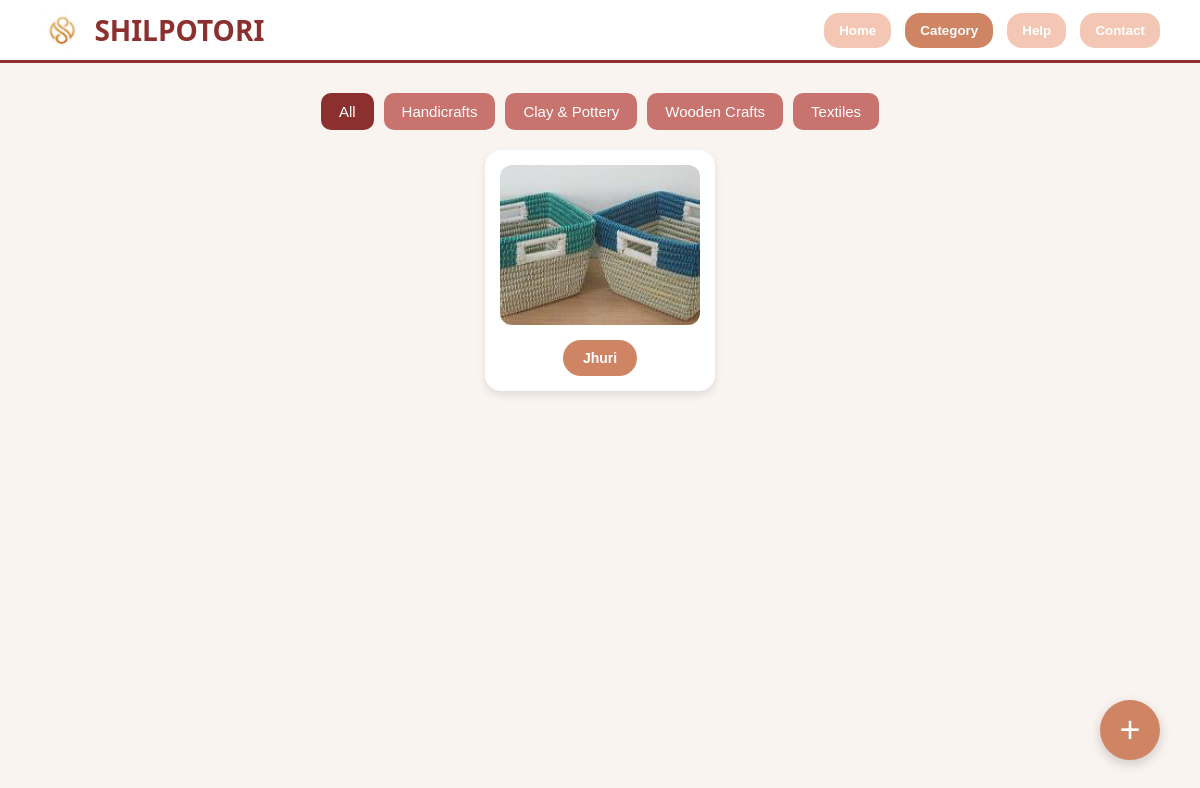
Page /categories/Handicrafts/ (signed in) on the committed database.
### myshop/models.py (models this page shows, shortened)
class Product(models.Model):
    name = models.CharField(max_length=200)
    quantity = models.IntegerField(blank=True, null=True)
    material = models.TextField(blank=True, null=True)
    price = models.IntegerField(blank=True, null=True)
    category = models.ForeignKey(Category, on_delete=models.CASCADE)
    image = ResizedImageField(
        size=[800, 800],
        quality=75,
        upload_to='products/',
        force_format='JPEG',
        blank=True,
        null=True
    )
    user = models.ForeignKey(settings.AUTH_USER_MODEL, on_delete=models.CASCADE)

### myshop/views.py (the view)
# urls.py: path('categories/<str:category_name>/', views.category_filter, name='category_filter'),
def category_filter(request, category_name):
    category = Category.objects.filter(name__iexact=category_name).first()
    products = Product.objects.filter(category=category) if category else []
    return render(request, 'categories.html', {'products': products, 'filter': category_name})

### myshop/templates/categories.html (shortened to what this page needs)
{% load static %}
<!DOCTYPE html>
<html lang="en">
<head>
  <link rel="stylesheet" href="{% static 'css/categories.css' %}">
</head>
<body>
  <header>
    <div class="logo">
      <img src="{% static 'images/logo.png' %}" alt="Logo">
      <span>SHILPOTORI</span>
    </div>
    <nav>
      <a href="{% url 'main' %}"><button>Home</button></a>
      <button class="active">Category</button>
      <button onclick="window.location.href='{% url 'help' %}'">Help</button>
      <button onclick="window.location.href='mailto:faizashoily@gmail.com?subject=Hello%20from%20Shilpotori&body=Hi%2C%20I%20have%20a%20question%20about%20your%20products.'">Contact</button>
    </nav>
  </header>
  <div class="filter-buttons">
    <button onclick="filterProducts(event, 'all')" class="active">All</button>
    <button onclick="filterProducts(event, 'handicrafts')">Handicrafts</button>
    <button onclick="filterProducts(event, 'claypottery')">Clay & Pottery</button>
    <button onclick="filterProducts(event, 'woodencrafts')">Wooden Crafts</button>
    <button onclick="filterProducts(event, 'textiles')">Textiles</button>
  </div>
  <div class="product-grid">
    {% for product in products %}
      <div class="product-card {{ product.category.name|lower|cut:" "|cut:"&" }}">
        <img src="{{ product.image.url }}" alt="{{ product.name }}">
        <a href="{% url 'product_detail' product.id %}">
          <button class="product-btn">{{ product.name }}</button>
        </a>
      </div>
    {% empty %}
      <p>No products available.</p>
    {% endfor %}
  </div>
  {% if user.is_authenticated and user.user_type == "seller" %}
  <a href="{% url 'add_product' %}">
    <button class="add-product-btn">+</button>
  </a>
  {% endif %}
</body>
</html>

### myshop/static/css/categories.css (style rules this page uses)
body { font-family: 'Segoe UI', sans-serif; background: #f9f4f0; margin: 0; padding: 0; }
header { display: flex; justify-content: space-between; align-items: center; background: #fff; border-bottom: 3px solid #8c2f2f; padding: 10px 40px; }
.logo { display: flex; align-items: center; font-size: 28px; font-weight: bold; color: #8c2f2f; }
.logo img { height: 40px; margin-right: 10px; }
nav button { background: #cf8564; color: white; border: none; padding: 8px 16px; margin-left: 10px; border-radius: 20px; font-weight: bold; cursor: pointer; transition: background-color 0.3s ease; }
nav button.active, .filter-buttons button.active { background-color: #8c2f2f; }
.filter-buttons { display: flex; justify-content: center; flex-wrap: wrap; gap: 10px; margin: 30px 0 20px; }
.filter-buttons button { background-color: #c9736f; color: white; border: none; padding: 10px 18px; border-radius: 10px; cursor: pointer; font-weight: 500; font-size: 15px; transition: background-color 0.3s ease; }
.product-grid { display: flex; flex-wrap: wrap; gap: 30px; justify-content: center; padding: 0 60px 40px; }
.product-card { background: white; border-radius: 16px; padding: 15px; text-align: center; width: 200px; box-shadow: 0 4px 8px rgba(0, 0, 0, 0.1); transition: all 0.3s ease; }
.product-card img { width: 100%; height: 160px; object-fit: cover; border-radius: 12px; }
.product-btn { margin-top: 10px; background-color: #cf8564; color: white; border: none; padding: 10px 20px; border-radius: 20px; font-weight: bold; font-size: 14px; cursor: pointer; transition: background-color 0.3s ease; }

### myshop/templates/categories.html (style rules this page uses)
.product-btn { margin-top: 10px; background-color: #cf8564; color: white; border: none; padding: 10px 20px; border-radius: 20px; font-weight: bold; font-size: 14px; cursor: pointer; transition: background-color 0.3s ease; }
.add-product-btn { position: fixed; bottom: 40px; right: 40px; width: 60px; height: 60px; border-radius: 50%; background-color: #cf8564; color: white; font-size: 36px; border: none; box-shadow: 0 4px 12px rgba(0,0,0,0.18); cursor: pointer; z-index: 1000; display: flex; align-items: center; justify-content: center; transition: background 0.2s; }
nav button { margin-left: 10px; padding: 10px 15px; border-radius: 15px; border: none; background-color: #f4c7b5; font-weight: bold; cursor: pointer; transition: background-color 0.3s ease; }
nav button.active { background-color: #cf8564; color: white; }

### rows in the picture
Product: image (picture), name "Jhuri"
